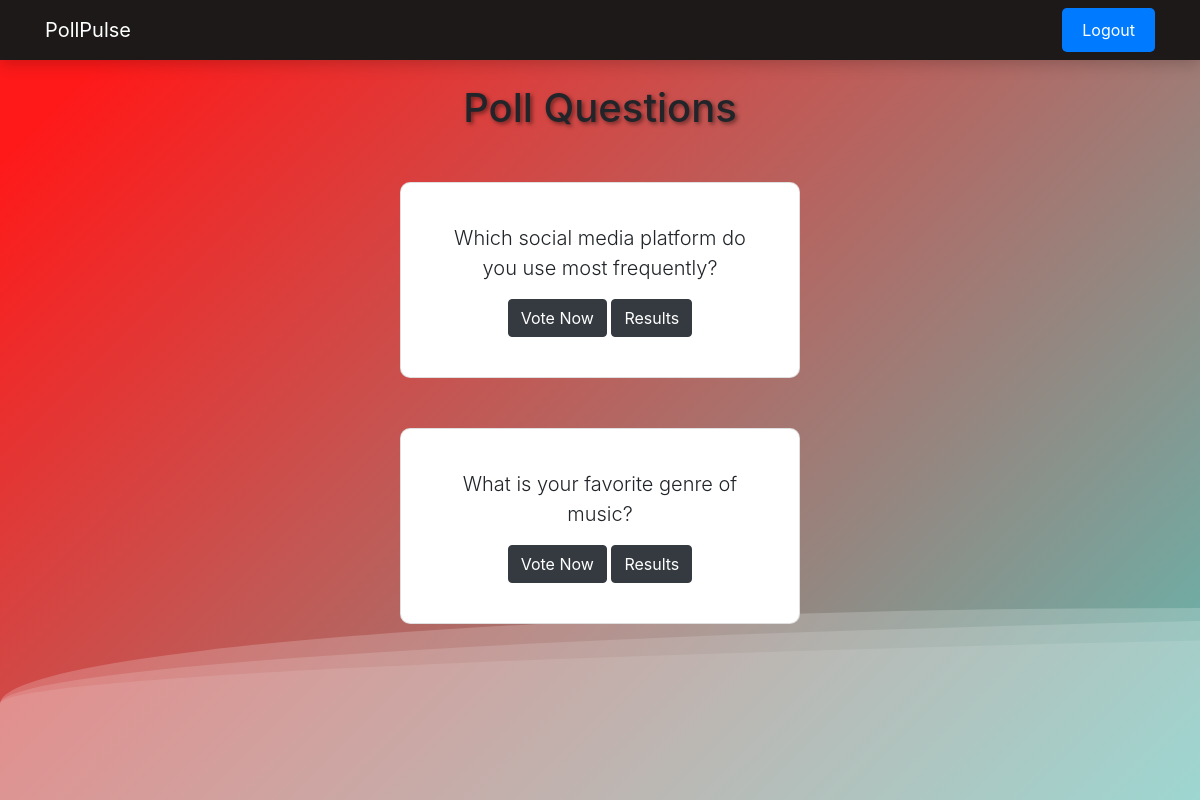
Screenshot of /polls/ with the database file from the repository.
### myapp/models.py (models this page shows, shortened)
class Question(models.Model):
    question_text = models.CharField(max_length=200)
    pub_date = models.DateTimeField("date published")

### myapp/views.py (the view)
# urls.py: path("", views.index, name="index"),
def index(request):
    latest_question_list = Question.objects.order_by('-pub_date')[:5]
    context = {'latest_question_list': latest_question_list}
    return render(request, 'myapp/index.html', context)

### templates/myapp/index.html (shortened to what this page needs)
{% extends 'base.html' %}
{% block content %}
<div>
    <div>
    <div class="wave">
        <div class="wave">
            <div class="wave">
            </div>
        </div>
    </div>
</div>
<h1 class="text-center mb-3" style="text-shadow: 2px 2px 4px rgba(0, 0, 0, 0.5);">Poll Questions</h1>
{% if latest_question_list %}
{% for question in latest_question_list %}
<div class="card text-center" style="width: 400px; margin: 50px auto;">
    <div class="card-body">
        <p class="lead">{{ question.question_text }}</p>
        <a href="{% url 'myapp:detail' question.id %}" class="btn btn-dark">Vote Now</a>
        <a href="{% url 'myapp:results' question.id %}" class="btn btn-dark">Results</a>
    </div>
</div>
{% endfor %}
{% else %}
<p>No polls available</p>
{% endif %}
{% endblock %}

### templates/myapp/index.html (style rules this page uses)
body { margin: auto; font-family: -apple-system, BlinkMacSystemFont, sans-serif; overflow: auto; background: linear-gradient(315deg, rgba(101,0,94,1) 3%, rgba(60,132,206,1) 38%, rgba(48,238,226,1) 68%, rgba(255,25,25,1) 98%); animation: gradient 15s ease infinite; background-size: 400% 400%; background-attachment: fixed; }
.wave { background: rgb(255 255 255 / 25%); border-radius: 1000% 1000% 0 0; position: fixed; width: 200%; height: 12em; animation: wave 10s -3s linear infinite; transform: translate3d(0, 0, 0); opacity: 0.8; bottom: 0; left: 0; z-index: -1; }
.card { background-color: #fff; border-radius: 10px; padding: 20px; transition: transform 0.5s ease; }
.card-body { transform-style: preserve-3d; }

### rows the page displays
Question: question_text "Which social media platform do you use most frequently?"
Question: question_text "What is your favorite genre of music?"
